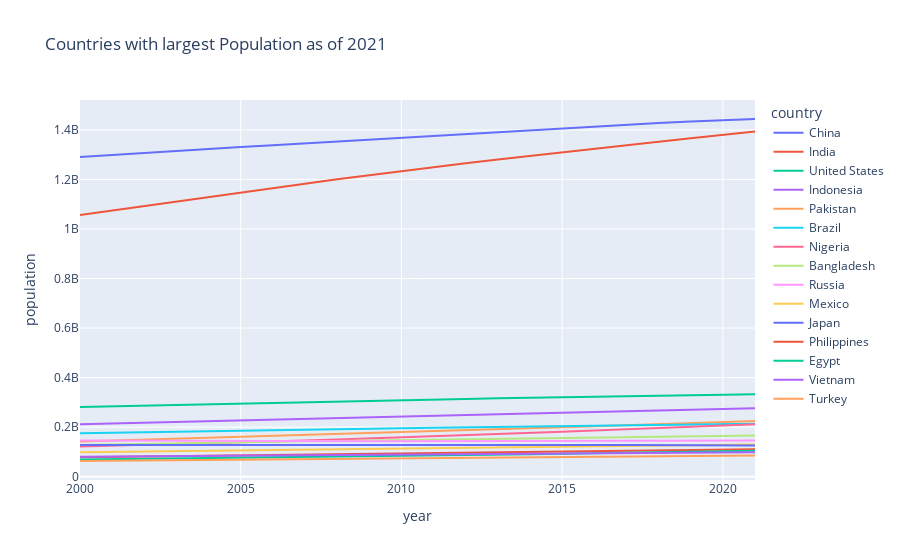

Source (notebook cell):
### Markdown cell above
#### Top countries with largest population as of 2021

### Code cell
# Top countries as of 2021
ordered_pop = e_country[e_country['year']==2021].sort_values(by='population',ascending=False)

# Years
years = pop_dt['year'].unique()

# List of top countries with largest population in 2021 
top = ordered_pop['country'].head(15).unique()

list = []
for year in years:
    for cont in top:
        amount = pop_dt[pop_dt['country']==cont][pop_dt['year']==year]['population'].sum()
        list.extend([[cont, year, amount]])

global_pop = pd.DataFrame(list, columns=['country', 'year', 'population'])
plt.figure(figsize=(20,10))

fig = px.line(global_pop, x='year', y='population', color='country', 
        line_group='country', title='Countries with largest Population as of 2021')
fig.show()

### Figure 1 — Plotly figure (JSON) as saved in the notebook; plotly's stock layout.template omitted (floating-point values rounded to 4 significant figures)
{"data": [{"hovertemplate": "country=China<br>year=%{x}<br>population=%{y}<extra></extra>", "legendgroup": "China", "line": {"color": "#636efa", "dash": "solid"}, "marker": {"symbol": "circle"}, "mode": "lines", "name": "China", "orientation": "v", "showlegend": true, "type": "scatter", "x": [2000, 2001, 2002, 2003, 2004, 2005, 2006, 2007, 2008, 2009, 2010, 2011, 2012, 2013, 2014, 2015, 2016, 2017, 2018, 2019, 2020, 2021], "xaxis": "x", "y": [1290550784, 1299129728, 1307352192, 1315303552, 1323084672, 1330776320, 1338408576, 1345993856, 1353569536, 1361169408, 1368810624, 1376497664, 1384206336, 1391883392, 1399453952, 1406847872, 1414049408, 1421021696, 1427647744, 1433783808, 1439323776, 1444216064], "yaxis": "y"}, {"hovertemplate": "country=India<br>year=%{x}<br>population=%{y}<extra></extra>", "legendgroup": "India", "line": {"color": "#EF553B", "dash": "solid"}, "marker": {"symbol": "circle"}, "mode": "lines", "name": "India", "orientation": "v", "showlegend": true, "type": "scatter", "x": [2000, 2001, 2002, 2003, 2004, 2005, 2006, 2007, 2008, 2009, 2010, 2011, 2012, 2013, 2014, 2015, 2016, 2017, 2018, 2019, 2020, 2021], "xaxis": "x", "y": [1056575488, 1075000064, 1093317120, 1111523072, 1129623552, 1147609856, 1165486208, 1183209472, 1200669696, 1217726208, 1234281088, 1250288000, 1265780224, 1280842112, 1295600768, 1310152320, 1324517248, 1338676736, 1352642304, 1366417792, 1380004352, 1393409024], "yaxis": "y"}, {"hovertemplate": "country=United States<br>year=%{x}<br>population=%{y}<extra></extra>", "legendgroup": "United States", "line": {"color": "#00cc96", "dash": "solid"}, "marker": {"symbol": "circle"}, "mode": "lines", "name": "United States", "orientation": "v", "showlegend": true, "type": "scatter", "x": [2000, 2001, 2002, 2003, 2004, 2005, 2006, 2007, 2008, 2009, 2010, 2011, 2012, 2013, 2014, 2015, 2016, 2017, 2018, 2019, 2020, 2021], "xaxis": "x", "y": [281710912, 284608000, 287279328, 289815552, 292354656, 294993504, 297758976, 300608448, 303486016, 306307552, 309011456, 311584064, 314043872, 316400544, 318673440, 320878304, 323016000, 325084736, 327096256, 329064896, 331002656, 332915072], "yaxis": "y"}, {"hovertemplate": "country=Indonesia<br>year=%{x}<br>population=%{y}<extra></extra>", "legendgroup": "Indonesia", "line": {"color": "#ab63fa", "dash": "solid"}, "marker": {"symbol": "circle"}, "mode": "lines", "name": "Indonesia", "orientation": "v", "showlegend": true, "type": "scatter", "x": [2000, 2001, 2002, 2003, 2004, 2005, 2006, 2007, 2008, 2009, 2010, 2011, 2012, 2013, 2014, 2015, 2016, 2017, 2018, 2019, 2020, 2021], "xaxis": "x", "y": [211513824, 214427424, 217357792, 220309472, 223285664, 226289472, 229318272, 232374240, 235469744, 238620544, 241834224, 245115984, 248451712, 251805312, 255128080, 258383248, 261556384, 264650976, 267670560, 270625568, 273523616, 276361792], "yaxis": "y"}, {"hovertemplate": "country=Pakistan<br>year=%{x}<br>population=%{y}<extra></extra>", "legendgroup": "Pakistan", "line": {"color": "#FFA15A", "dash": "solid"}, "marker": {"symbol": "circle"}, "mode": "lines", "name": "Pakistan", "orientation": "v", "showlegend": true, "type": "scatter", "x": [2000, 2001, 2002, 2003, 2004, 2005, 2006, 2007, 2008, 2009, 2010, 2011, 2012, 2013, 2014, 2015, 2016, 2017, 2018, 2019, 2020, 2021], "xaxis": "x", "y": [142343584, 145978400, 149549680, 153093376, 156664704, 160304000, 164022624, 167808112, 171648992, 175525616, 179424640, 183340176, 187280128, 191260800, 195305008, 199426960, 203631360, 207906208, 212228288, 216565312, 220892336, 225199920], "yaxis": "y"}, {"hovertemplate": "country=Brazil<br>year=%{x}<br>population=%{y}<extra></extra>", "legendgroup": "Brazil", "line": {"color": "#19d3f3", "dash": "solid"}, "marker": {"symbol": "circle"}, "mode": "lines", "name": "Brazil", "orientation": "v", "showlegend": true, "type": "scatter", "x": [2000, 2001, 2002, 2003, 2004, 2005, 2006, 2007, 2008, 2009, 2010, 2011, 2012, 2013, 2014, 2015, 2016, 2017, 2018, 2019, 2020, 2021], "xaxis": "x", "y": [174790336, 177196048, 179537520, 181809248, 184006480, 186127104, 188167360, 190130432, 192030352, 193886496, 195713648, 197514544, 199287296, 201035904, 202763744, 204471760, 206163056, 207833824, 209469312, 211049520, 212559408, 213993440], "yaxis": "y"}, {"hovertemplate": "country=Nigeria<br>year=%{x}<br>population=%{y}<extra></extra>", "legendgroup": "Nigeria", "line": {"color": "#FF6692", "dash": "solid"}, "marker": {"symbol": "circle"}, "mode": "lines", "name": "Nigeria", "orientation": "v", "showlegend": true, "type": "scatter", "x": [2000, 2001, 2002, 2003, 2004, 2005, 2006, 2007, 2008, 2009, 2010, 2011, 2012, 2013, 2014, 2015, 2016, 2017, 2018, 2019, 2020, 2021], "xaxis": "x", "y": [122283848, 125394048, 128596080, 131900640, 135320416, 138865008, 142538320, 146339968, 150269632, 154324944, 158503200, 162805072, 167228800, 171765808, 176404944, 181137456, 185960256, 190873248, 195874688, 200963616, 206139600, 211400704], "yaxis": "y"}, {"hovertemplate": "country=Bangladesh<br>year=%{x}<br>population=%{y}<extra></extra>", "legendgroup": "Bangladesh", "line": {"color": "#B6E880", "dash": "solid"}, "marker": {"symbol": "circle"}, "mode": "lines", "name": "Bangladesh", "orientation": "v", "showlegend": true, "type": "scatter", "x": [2000, 2001, 2002, 2003, 2004, 2005, 2006, 2007, 2008, 2009, 2010, 2011, 2012, 2013, 2014, 2015, 2016, 2017, 2018, 2019, 2020, 2021], "xaxis": "x", "y": [127657856, 130088712, 132478080, 134791600, 136986416, 139035504, 140921152, 142660368, 144304160, 145924800, 147575440, 149273136, 151005728, 152761408, 154517392, 156256288, 157977152, 159685424, 161376720, 163046176, 164689392, 166303504], "yaxis": "y"}, {"hovertemplate": "country=Russia<br>year=%{x}<br>population=%{y}<extra></extra>", "legendgroup": "Russia", "line": {"color": "#FF97FF", "dash": "solid"}, "marker": {"symbol": "circle"}, "mode": "lines", "name": "Russia", "orientation": "v", "showlegend": true, "type": "scatter", "x": [2000, 2001, 2002, 2003, 2004, 2005, 2006, 2007, 2008, 2009, 2010, 2011, 2012, 2013, 2014, 2015, 2016, 2017, 2018, 2019, 2020, 2021], "xaxis": "x", "y": [146404896, 145830720, 145215696, 144610880, 144080656, 143672128, 143403264, 143266208, 143248768, 143326912, 143479264, 143703024, 143993888, 144325456, 144664848, 144985056, 145275376, 145530096, 145734032, 145872272, 145934448, 145912016], "yaxis": "y"}, {"hovertemplate": "country=Mexico<br>year=%{x}<br>population=%{y}<extra></extra>", "legendgroup": "Mexico", "line": {"color": "#FECB52", "dash": "solid"}, "marker": {"symbol": "circle"}, "mode": "lines", "name": "Mexico", "orientation": "v", "showlegend": true, "type": "scatter", "x": [2000, 2001, 2002, 2003, 2004, 2005, 2006, 2007, 2008, 2009, 2010, 2011, 2012, 2013, 2014, 2015, 2016, 2017, 2018, 2019, 2020, 2021], "xaxis": "x", "y": [98899840, 100298152, 101684768, 103081024, 104514936, 106005192, 107560160, 109170496, 110815272, 112463880, 114092960, 115695472, 117274160, 118827160, 120355144, 121858248, 123333384, 124777328, 126190784, 127575528, 128932752, 130262216], "yaxis": "y"}, {"hovertemplate": "country=Japan<br>year=%{x}<br>population=%{y}<extra></extra>", "legendgroup": "Japan", "line": {"color": "#636efa", "dash": "solid"}, "marker": {"symbol": "circle"}, "mode": "lines", "name": "Japan", "orientation": "v", "showlegend": true, "type": "scatter", "x": [2000, 2001, 2002, 2003, 2004, 2005, 2006, 2007, 2008, 2009, 2010, 2011, 2012, 2013, 2014, 2015, 2016, 2017, 2018, 2019, 2020, 2021], "xaxis": "x", "y": [127524168, 127713824, 127893080, 128058368, 128204176, 128326120, 128422744, 128494048, 128538640, 128555192, 128542352, 128498968, 128423568, 128314184, 128168632, 127985144, 127763264, 127502728, 127202184, 126860296, 126476464, 126050800], "yaxis": "y"}, {"hovertemplate": "country=Philippines<br>year=%{x}<br>population=%{y}<extra></extra>", "legendgroup": "Philippines", "line": {"color": "#EF553B", "dash": "solid"}, "marker": {"symbol": "circle"}, "mode": "lines", "name": "Philippines", "orientation": "v", "showlegend": true, "type": "scatter", "x": [2000, 2001, 2002, 2003, 2004, 2005, 2006, 2007, 2008, 2009, 2010, 2011, 2012, 2013, 2014, 2015, 2016, 2017, 2018, 2019, 2020, 2021], "xaxis": "x", "y": [77991760, 79672864, 81365256, 83051968, 84710544, 86326248, 87888672, 89405488, 90901968, 92414168, 93966784, 95570048, 97212640, 98871552, 100513144, 102113200, 103663816, 105172920, 106651392, 108116624, 109581088, 111046904], "yaxis": "y"}, {"hovertemplate": "country=Egypt<br>year=%{x}<br>population=%{y}<extra></extra>", "legendgroup": "Egypt", "line": {"color": "#00cc96", "dash": "solid"}, "marker": {"symbol": "circle"}, "mode": "lines", "name": "Egypt", "orientation": "v", "showlegend": true, "type": "scatter", "x": [2000, 2001, 2002, 2003, 2004, 2005, 2006, 2007, 2008, 2009, 2010, 2011, 2012, 2013, 2014, 2015, 2016, 2017, 2018, 2019, 2020, 2021], "xaxis": "x", "y": [68831560, 70152664, 71485048, 72826104, 74172072, 75523576, 76873672, 78232128, 79636080, 81134792, 82761240, 84529248, 86422240, 88404648, 90424672, 92442544, 94447072, 96442592, 98423600, 100388080, 102334408, 104258328], "yaxis": "y"}, {"hovertemplate": "country=Vietnam<br>year=%{x}<br>population=%{y}<extra></extra>", "legendgroup": "Vietnam", "line": {"color": "#ab63fa", "dash": "solid"}, "marker": {"symbol": "circle"}, "mode": "lines", "name": "Vietnam", "orientation": "v", "showlegend": true, "type": "scatter", "x": [2000, 2001, 2002, 2003, 2004, 2005, 2006, 2007, 2008, 2009, 2010, 2011, 2012, 2013, 2014, 2015, 2016, 2017, 2018, 2019, 2020, 2021], "xaxis": "x", "y": [79910416, 80742496, 81534408, 82301648, 83062824, 83832664, 84617544, 85419584, 86243424, 87092248, 87967656, 88871384, 89801928, 90752592, 91713848, 92677080, 93640440, 94600640, 95545960, 96462112, 97338584, 98168832], "yaxis": "y"}, {"hovertemplate": "country=Turkey<br>year=%{x}<br>population=%{y}<extra></extra>", "legendgroup": "Turkey", "line": {"color": "#FFA15A", "dash": "solid"}, "marker": {"symbol": "circle"}, "mode": "lines", "name": "Turkey", "orientation": "v", "showlegend": true, "type": "scatter", "x": [2000, 2001, 2002, 2003, 2004, 2005, 2006, 2007, 2008, 2009, 2010, 2011, 2012, 2013, 2014, 2015, 2016, 2017, 2018, 2019, 2020, 2021], "xaxis": "x", "y": [63240196, 64192244, 65145356, 66089400, 67010928, 67903464, 68756816, 69581848, 70418608, 71321408, 72326992, 73443256, 74651048, 75925456, 77229264, 78529416, 79827864, 81116456, 82340096, 83429608, 84339072, 85042736], "yaxis": "y"}], "layout": {"legend": {"title": {"text": "country"}, "tracegroupgap": 0}, "title": {"text": "Countries with largest Population as of 2021"}, "xaxis": {"anchor": "y", "domain": [0, 1], "title": {"text": "year"}}, "yaxis": {"anchor": "x", "domain": [0, 1], "title": {"text": "population"}}}}
